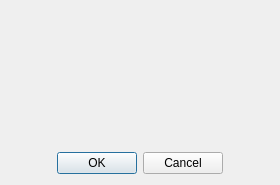
<?xml version="1.0" encoding="UTF-8"?>
<ui version="4.0">
 <class>Dialog</class>
 <widget class="QDialog" name="Dialog">
  <property name="windowModality">
   <enum>Qt::ApplicationModal</enum>
  </property>
  <property name="geometry">
   <rect>
    <x>0</x>
    <y>0</y>
    <width>280</width>
    <height>185</height>
   </rect>
  </property>
  <property name="sizePolicy">
   <sizepolicy hsizetype="Fixed" vsizetype="Fixed">
    <horstretch>0</horstretch>
    <verstretch>0</verstretch>
   </sizepolicy>
  </property>
  <property name="minimumSize">
   <size>
    <width>280</width>
    <height>185</height>
   </size>
  </property>
  <property name="maximumSize">
   <size>
    <width>280</width>
    <height>185</height>
   </size>
  </property>
  <property name="windowTitle">
   <string>Dialog</string>
  </property>
  <layout class="QVBoxLayout" name="verticalLayout">
   <property name="sizeConstraint">
    <enum>QLayout::SetMaximumSize</enum>
   </property>
   <item>
    <spacer name="verticalSpacer">
     <property name="orientation">
      <enum>Qt::Vertical</enum>
     </property>
     <property name="sizeHint" stdset="0">
      <size>
       <width>20</width>
       <height>0</height>
      </size>
     </property>
    </spacer>
   </item>
   <item>
    <widget class="QDialogButtonBox" name="buttonBox">
     <property name="orientation">
      <enum>Qt::Horizontal</enum>
     </property>
     <property name="standardButtons">
      <set>QDialogButtonBox::Cancel|QDialogButtonBox::Ok</set>
     </property>
     <property name="centerButtons">
      <bool>true</bool>
     </property>
    </widget>
   </item>
  </layout>
 </widget>
 <resources/>
 <connections>
  <connection>
   <sender>buttonBox</sender>
   <signal>accepted()</signal>
   <receiver>Dialog</receiver>
   <slot>accept()</slot>
   <hints>
    <hint type="sourcelabel">
     <x>248</x>
     <y>254</y>
    </hint>
    <hint type="destinationlabel">
     <x>157</x>
     <y>274</y>
    </hint>
   </hints>
  </connection>
  <connection>
   <sender>buttonBox</sender>
   <signal>rejected()</signal>
   <receiver>Dialog</receiver>
   <slot>reject()</slot>
   <hints>
    <hint type="sourcelabel">
     <x>316</x>
     <y>260</y>
    </hint>
    <hint type="destinationlabel">
     <x>286</x>
     <y>274</y>
    </hint>
   </hints>
  </connection>
 </connections>
</ui>
